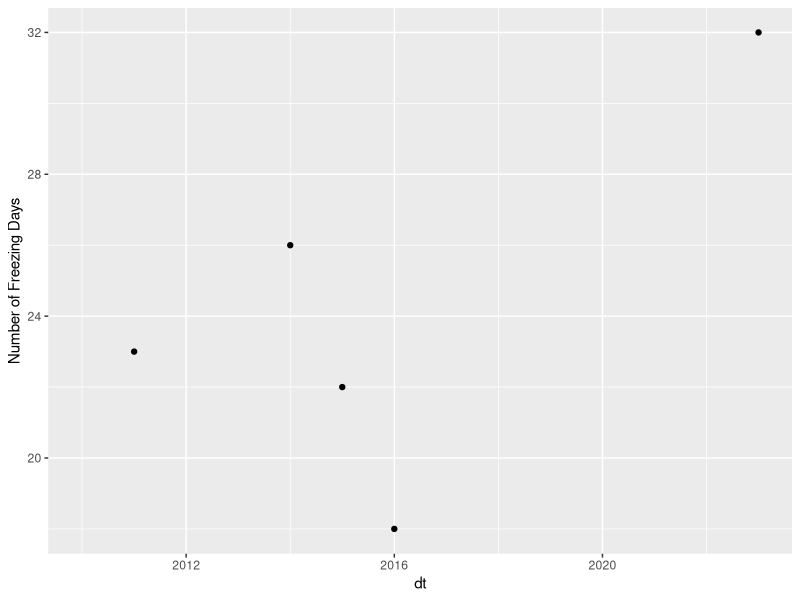
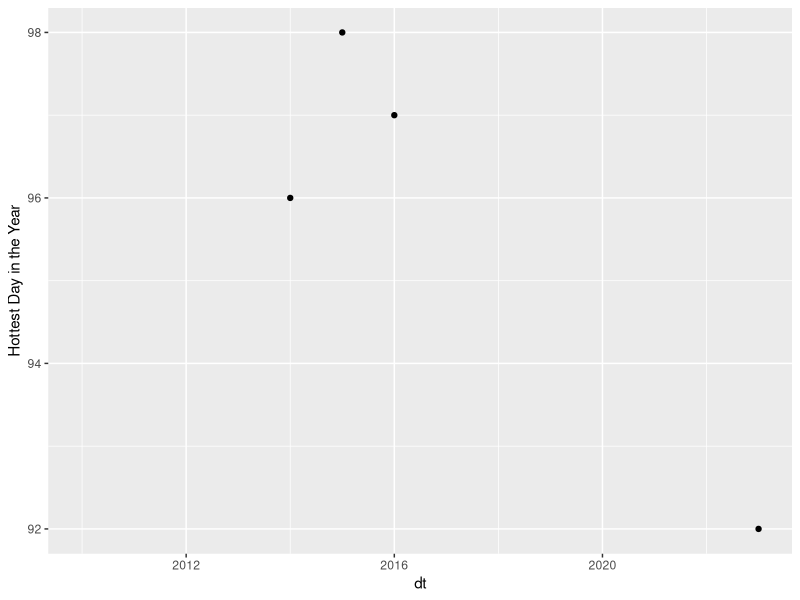

The R script that drew these images, in order:
## ---- chunk 1
knitr::opts_chunk$set(echo = TRUE, results = FALSE, warning = FALSE, message = FALSE)
library(lubridate)
library(tidyverse)
library(here)
## ---- chunk 2
clim = read_csv(here("gaylordbay.csv")) %>% 
  select("STATION", "NAME", "DATE", "PRCP", "TMAX", "TMIN")

head(clim)

date=as.Date(clim$DATE)


## ---- chunk 3

clim$freeze = ifelse(clim$TMIN <= 32, 1, 0)
clim.wfrdata = clim %>% group_by(year(date)) %>% summarize(ndayfr=sum(freeze))
clim.wfrdata$dt = unique(year(date))

ggplot(clim.wfrdata, aes(dt, ndayfr))+geom_point()+labs(y="Number of Freezing Days")
## ---- chunk 4
clim.pk = clim %>% group_by(year(date)) %>% summarize(hotday=max(TMAX))
clim.pk$dt = unique(year(date))

ggplot(clim.pk, aes(dt, hotday))+geom_point()+labs(y="Hottest Day in the Year")
## ---- chunk 5
clim$flood = ifelse(clim$PRCP >= 1, 1, 0)
nyrs=length(unique(year(date)))

retper=(nyrs+1)/sum(clim$flood,na.rm=TRUE)
